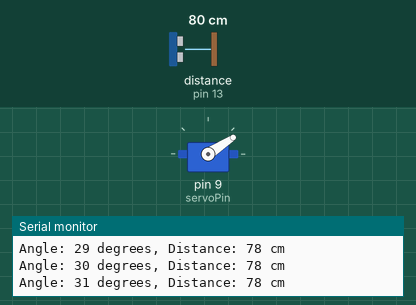
A sketch run on a simulated Arduino Uno, built with avr-gcc and run on an emulated ATmega328P. On the bench: servo, the last lines printed to the serial monitor. Wiring (inferred from the names in the program): ultrasonic range finder: trigger pin 12; echo pin 13. The inputs (shaded band) are chosen by the test bench; at power-on: distance to the obstacle (sensor on pin 13) 80 cm. The echo pulse lasts 58.3 µs per cm.

Above: at 1.2 s.
1.3 s: distance to the obstacle (sensor on pin 13) set to 2 cm
At 2.0 s:
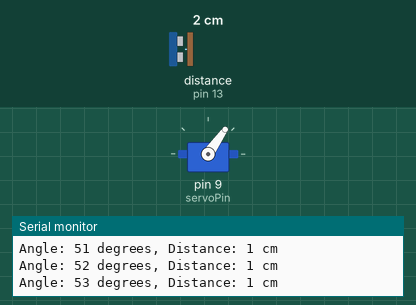
4.3 s: distance to the obstacle (sensor on pin 13) set to 18 cm
At 6.7 s:
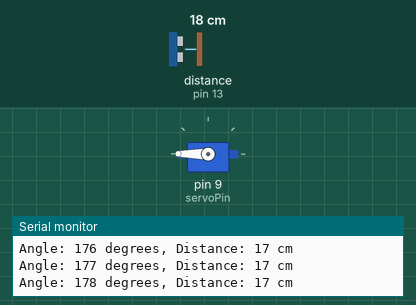
Timing chart, 0 to 13.3 s (numbered marks = the images above; inputs shaded):
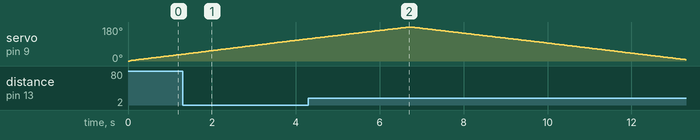

Measured:
- by itself, servo on pin 9 (servoPin): rises from 117° to 180° in 2.4 s, then falls to 7° in 6.6 s

The sketch:

ultrasonic_test.ino
```cpp
#include <Servo.h>

const int trigPin = 12;   // Ultrasonic sensor trigger pin
const int echoPin = 13;   // Ultrasonic sensor echo pin
const int servoPin = 9;   // Servo control pin

Servo myservo;
int angle = 0;            // Servo angle variable
int distance = 0;         // Distance measured by the sensor

void setup() {
  Serial.begin(9600);
  myservo.attach(servoPin);   // Attaches the servo on the specified pin
  pinMode(trigPin, OUTPUT);
  pinMode(echoPin, INPUT);
}

void loop() {
  for (angle = 0; angle <= 180; angle += 1) {  // Rotate the servo from 0 to 180 degrees
    myservo.write(angle);                      // Set the servo position
    delay(15);                                 // Delay for servo movement

    distance = getDistance();                   // Measure the distance

    Serial.print("Angle: ");
    Serial.print(angle);
    Serial.print(" degrees, Distance: ");
    Serial.print(distance);
    Serial.println(" cm");
  }

  for (angle = 180; angle >= 0; angle -= 1) {  // Rotate the servo back from 180 to 0 degrees
    myservo.write(angle);                      // Set the servo position
    delay(15);                                 // Delay for servo movement

    distance = getDistance();                   // Measure the distance

    Serial.print("Angle: ");
    Serial.print(angle);
    Serial.print(" degrees, Distance: ");
    Serial.print(distance);
    Serial.println(" cm");
  }
}

int getDistance() {
  digitalWrite(trigPin, LOW);
  delayMicroseconds(2);

  digitalWrite(trigPin, HIGH);
  delayMicroseconds(10);
  digitalWrite(trigPin, LOW);

  long duration = pulseIn(echoPin, HIGH);

  // Calculate distance in cm
  int distance = duration * 0.034 / 2;

  return distance;
}
```
